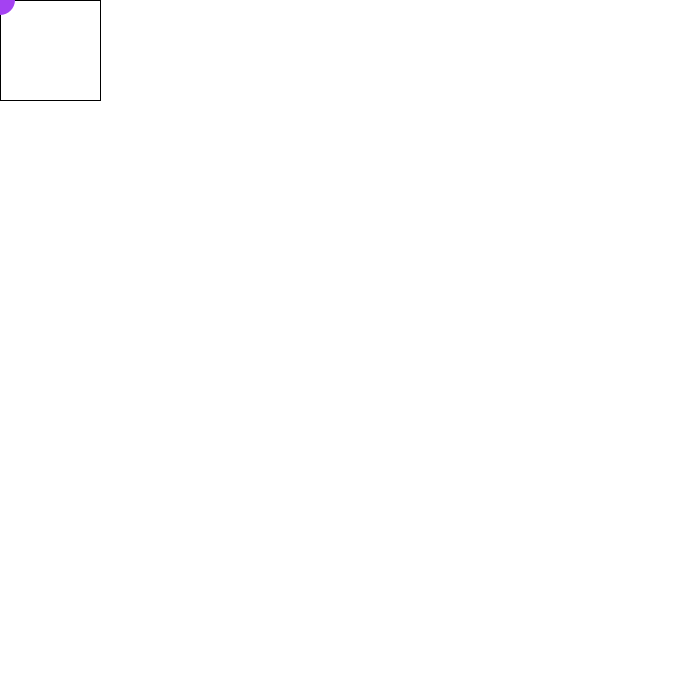
Frame 1 (no input)
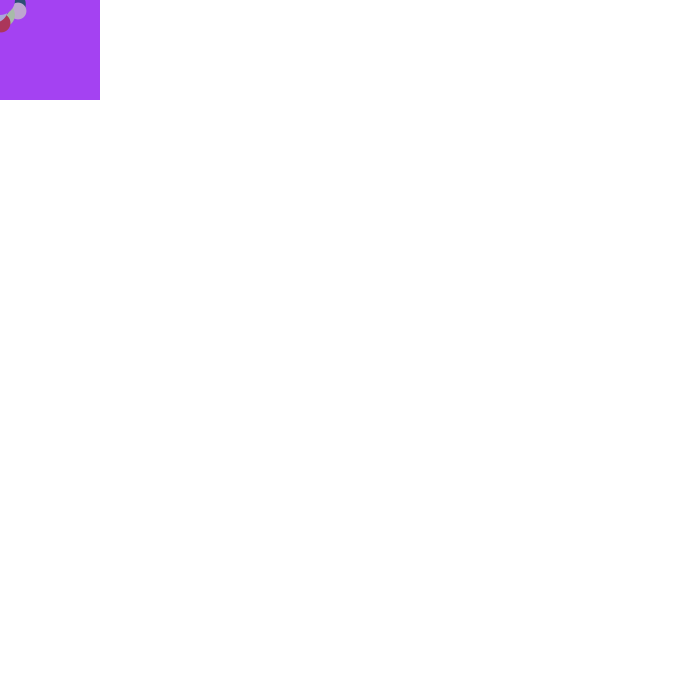
Frame 60 (the mouse pressed at the canvas centre just before this capture)
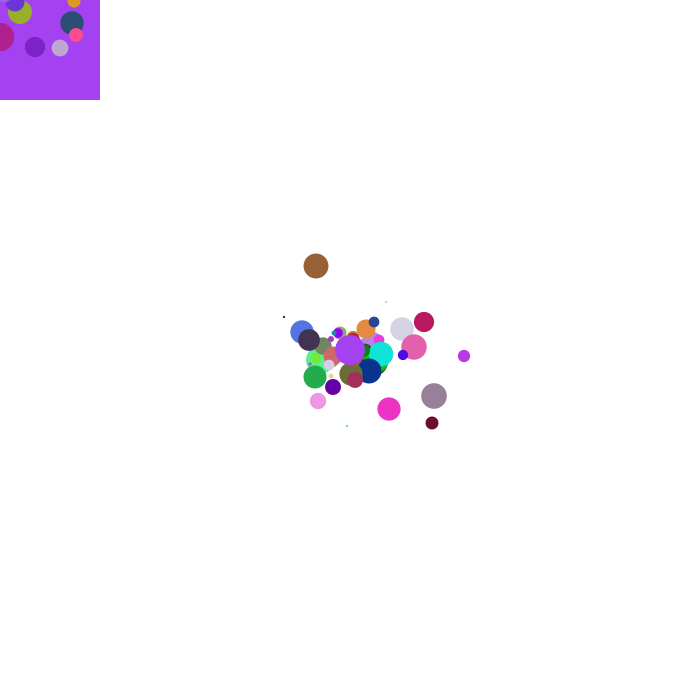
Frame 120 (the mouse held since frame 60 and released just before this capture)

The Processing sketch that drew these frames (run headless with seeded random() and noise(); from frame 60 on, the mouse is pressed at the canvas centre):

// Processing sketch: processing_174837
// ── processing_174837.pde



boolean clicked = false;
boolean sqr = false;
int counter = 0;
float siz = (30);
ArrayList<Circle> Cir;
color randColr = color(random(255), random(255), random(255));
void setup() {
  size(700, 700);
  Cir = new ArrayList<Circle>();
  int x = width/2;
  int y = width/2;
  Circle a = new Circle(x, y);
}
void draw() {
  background(255);
  rect(0, 0, 100, 100);
  if (counter%5==0) {
    Circle a = new Circle(mouseX, mouseY);
    Cir.add(a);
  }
  for (int i = 0; i<Cir.size (); i++)
    Cir.get(i).display();
  if (!clicked) {
    for (int i = Cir.size ()-1; i>=0; i--) {
      Cir.get(i).time++;
      if (Cir.get(i).time==25)
        Cir.remove(i);
    }
  }
  fill(randColr);
  if (sqr) {
    pushMatrix();
    rectMode(CENTER);
    rect(mouseX, mouseY, siz, siz);
    popMatrix();
  } else {
    ellipse(mouseX, mouseY, siz, siz);
  }
}
void mousePressed() {
  clicked=true;
  if (mouseX<100&&mouseY<100)
    sqr=!sqr;
}  
void mouseReleased() {
  clicked=false;
}

class Circle {
  float x;
  float y;
  int time = 0;
  color c = color(random(255), random(255), random(255));
  float rand = random (30);
  Circle(int tx, int ty) {
    x=tx;
    y=ty;
  }
  void display() {
    fill(c);
    math();
    noStroke();
    if (sqr) {
      pushMatrix();
      rectMode(CENTER);
      rect(x, y, rand, rand);
      popMatrix();
    } else {
      ellipse(x, y, rand, rand);
    }
  }
  void math() {
    int p = int(random(-10, 10));
    int b = int(random(-10, 10));
    x+=p;
    y+=b;
  }
}
